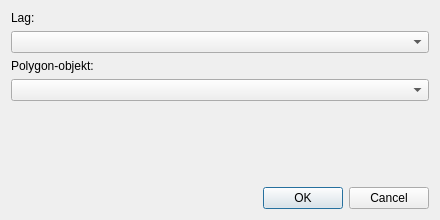
<?xml version="1.0" encoding="UTF-8"?>
<ui version="4.0">
 <class>SelectPolygonDialog</class>
 <widget class="QDialog" name="SelectPolygonDialog">
  <property name="geometry">
   <rect>
    <x>0</x>
    <y>0</y>
    <width>440</width>
    <height>220</height>
   </rect>
  </property>
  <property name="windowTitle">
   <string>Vælg projektområde</string>
  </property>
  <layout class="QVBoxLayout" name="verticalLayout">
   <item>
    <widget class="QLabel" name="label_lag">
     <property name="text">
      <string>Lag:</string>
     </property>
    </widget>
   </item>
   <item>
    <widget class="QComboBox" name="combo_lag">
     <property name="sizePolicy">
      <sizepolicy hsizetype="Expanding" vsizetype="Fixed">
       <horstretch>0</horstretch>
       <verstretch>0</verstretch>
      </sizepolicy>
     </property>
    </widget>
   </item>
   <item>
    <widget class="QLabel" name="label_objekt">
     <property name="text">
      <string>Polygon-objekt:</string>
     </property>
    </widget>
   </item>
   <item>
    <widget class="QComboBox" name="combo_objekt">
     <property name="sizePolicy">
      <sizepolicy hsizetype="Expanding" vsizetype="Fixed">
       <horstretch>0</horstretch>
       <verstretch>0</verstretch>
      </sizepolicy>
     </property>
    </widget>
   </item>
   <item>
    <widget class="QLabel" name="label_antal">
     <property name="text">
      <string/>
     </property>
     <property name="alignment">
      <set>Qt::AlignRight|Qt::AlignVCenter</set>
     </property>
    </widget>
   </item>
   <item>
    <spacer name="verticalSpacer">
     <property name="orientation">
      <enum>Qt::Vertical</enum>
     </property>
     <property name="sizeHint" stdset="0">
      <size>
       <width>20</width>
       <height>8</height>
      </size>
     </property>
    </spacer>
   </item>
   <item>
    <widget class="QDialogButtonBox" name="buttonBox">
     <property name="orientation">
      <enum>Qt::Horizontal</enum>
     </property>
     <property name="standardButtons">
      <set>QDialogButtonBox::Cancel|QDialogButtonBox::Ok</set>
     </property>
    </widget>
   </item>
  </layout>
 </widget>
 <resources/>
 <connections>
  <connection>
   <sender>buttonBox</sender>
   <signal>accepted()</signal>
   <receiver>SelectPolygonDialog</receiver>
   <slot>accept()</slot>
   <hints>
    <hint type="sourcelabel"><x>248</x><y>210</y></hint>
    <hint type="destinationlabel"><x>157</x><y>220</y></hint>
   </hints>
  </connection>
  <connection>
   <sender>buttonBox</sender>
   <signal>rejected()</signal>
   <receiver>SelectPolygonDialog</receiver>
   <slot>reject()</slot>
   <hints>
    <hint type="sourcelabel"><x>316</x><y>210</y></hint>
    <hint type="destinationlabel"><x>286</x><y>220</y></hint>
   </hints>
  </connection>
 </connections>
</ui>
